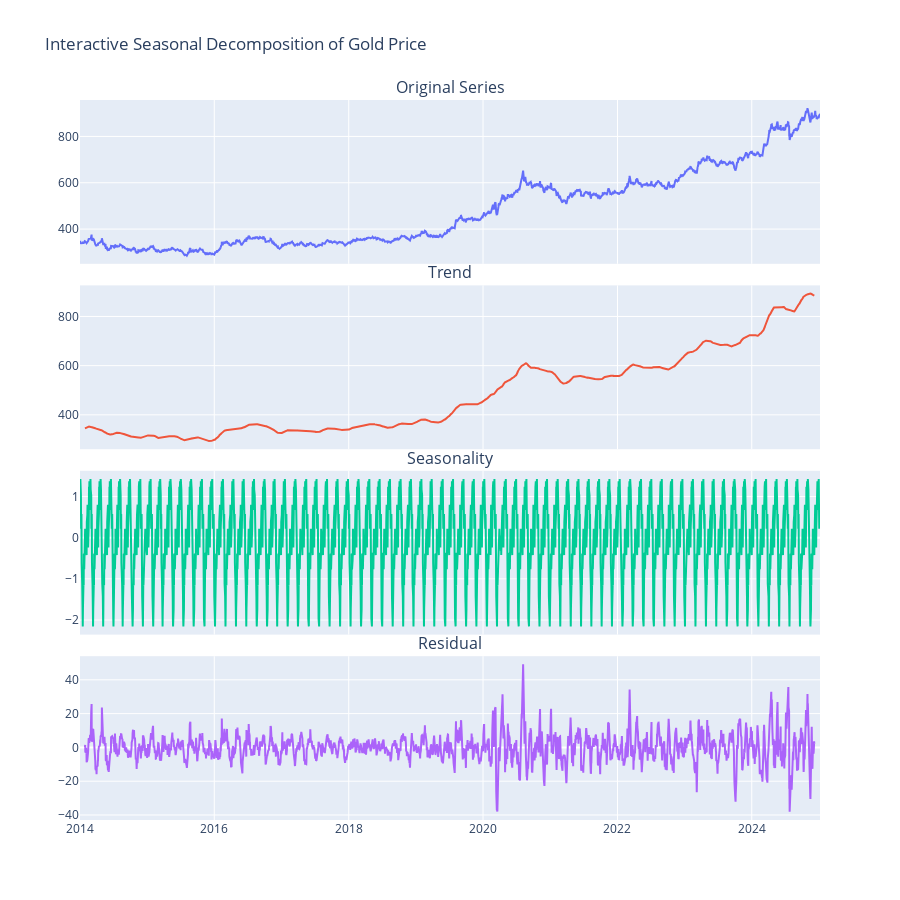

Source (notebook cell):
### Code cell
fig = make_subplots(
    rows=4, cols=1,
    shared_xaxes=True,
    vertical_spacing=0.03,
    subplot_titles=("Original Series", "Trend", "Seasonality", "Residual")
)

# Add traces for each component
fig.add_trace(go.Scatter(x=gold_dataset.index, y=gold_dataset['Price'],
                         mode='lines', name='Original'), row=1, col=1)

fig.add_trace(go.Scatter(x=seasonal_decompose_result.trend.index, y=seasonal_decompose_result.trend,
                         mode='lines', name='Trend'), row=2, col=1)

fig.add_trace(go.Scatter(x=seasonal_decompose_result.seasonal.index, y=seasonal_decompose_result.seasonal,
                         mode='lines', name='Seasonality'), row=3, col=1)

fig.add_trace(go.Scatter(x=seasonal_decompose_result.resid.index, y=seasonal_decompose_result.resid,
                         mode='lines', name='Residuals'), row=4, col=1)


fig.update_layout(
    height=900,
    title_text='Interactive Seasonal Decomposition of Gold Price',
    showlegend=False
)

fig.show()

### Figure 1 — Plotly figure (JSON) as saved in the notebook; plotly's stock layout.template omitted (floating-point values rounded to 4 significant figures; data arrays with more than 128 entries replaced by an {"elided": "..."} marker saying what was removed)
{"data": [{"mode": "lines", "name": "Original", "type": "scatter", "x": {"elided": "2848 str values"}, "xaxis": "x", "y": {"elided": "2848 float values"}, "yaxis": "y"}, {"mode": "lines", "name": "Trend", "type": "scatter", "x": {"elided": "2848 str values"}, "xaxis": "x2", "y": {"elided": "2848 float values"}, "yaxis": "y2"}, {"mode": "lines", "name": "Seasonality", "type": "scatter", "x": {"elided": "2848 str values"}, "xaxis": "x3", "y": {"elided": "2848 float values"}, "yaxis": "y3"}, {"mode": "lines", "name": "Residuals", "type": "scatter", "x": {"elided": "2848 str values"}, "xaxis": "x4", "y": {"elided": "2848 float values"}, "yaxis": "y4"}], "layout": {"annotations": [{"font": {"size": 16}, "showarrow": false, "text": "Original Series", "x": 0.5, "xanchor": "center", "xref": "paper", "y": 1, "yanchor": "bottom", "yref": "paper"}, {"font": {"size": 16}, "showarrow": false, "text": "Trend", "x": 0.5, "xanchor": "center", "xref": "paper", "y": 0.7425, "yanchor": "bottom", "yref": "paper"}, {"font": {"size": 16}, "showarrow": false, "text": "Seasonality", "x": 0.5, "xanchor": "center", "xref": "paper", "y": 0.485, "yanchor": "bottom", "yref": "paper"}, {"font": {"size": 16}, "showarrow": false, "text": "Residual", "x": 0.5, "xanchor": "center", "xref": "paper", "y": 0.2275, "yanchor": "bottom", "yref": "paper"}], "height": 900, "showlegend": false, "title": {"text": "Interactive Seasonal Decomposition of Gold Price"}, "xaxis": {"anchor": "y", "domain": [0, 1], "matches": "x4", "showticklabels": false}, "xaxis2": {"anchor": "y2", "domain": [0, 1], "matches": "x4", "showticklabels": false}, "xaxis3": {"anchor": "y3", "domain": [0, 1], "matches": "x4", "showticklabels": false}, "xaxis4": {"anchor": "y4", "domain": [0, 1]}, "yaxis": {"anchor": "x", "domain": [0.7725, 1]}, "yaxis2": {"anchor": "x2", "domain": [0.515, 0.7425]}, "yaxis3": {"anchor": "x3", "domain": [0.2575, 0.485]}, "yaxis4": {"anchor": "x4", "domain": [0, 0.2275]}}}
